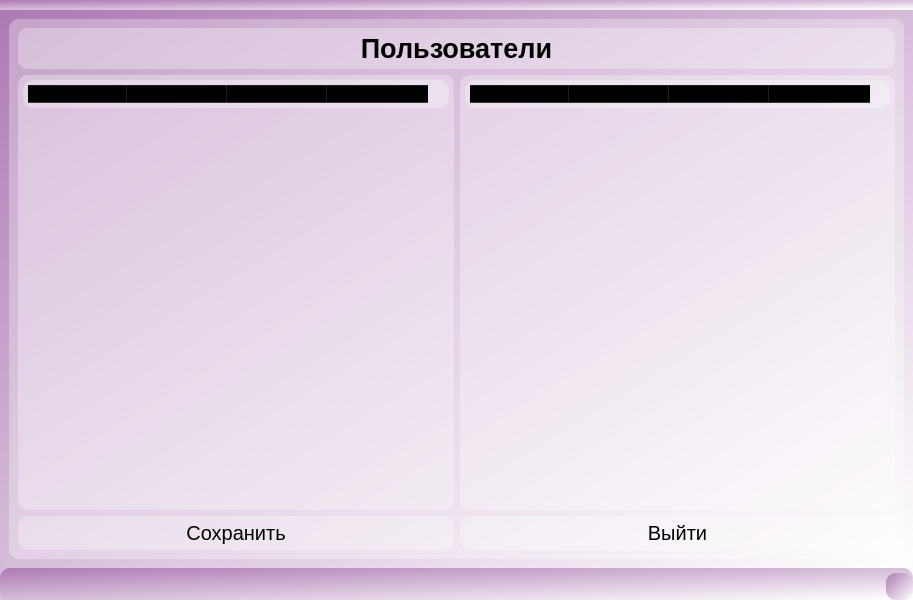
<?xml version="1.0" encoding="UTF-8"?>
<ui version="4.0">
 <class>MainWindow</class>
 <widget class="QMainWindow" name="MainWindow">
  <property name="geometry">
   <rect>
    <x>0</x>
    <y>0</y>
    <width>913</width>
    <height>600</height>
   </rect>
  </property>
  <property name="windowTitle">
   <string>Администртор</string>
  </property>
  <property name="styleSheet">
   <string notr="true">background-color: qlineargradient(spread:pad, x1:0, y1:0, x2:1, y2:1, stop:0 rgba(173, 123, 180, 255), stop:1 rgba(255, 255, 255, 255));
border-radius: 10px;
padding: 5px;</string>
  </property>
  <widget class="QWidget" name="centralwidget">
   <layout class="QHBoxLayout" name="horizontalLayout_2">
    <item>
     <widget class="QWidget" name="widget" native="true">
      <property name="styleSheet">
       <string notr="true">border-radius: 10px;
padding: 5px;
background-color: rgba(255, 255, 255, 75);</string>
      </property>
      <layout class="QVBoxLayout" name="verticalLayout_2">
       <item>
        <layout class="QVBoxLayout" name="verticalLayout">
         <item>
          <layout class="QGridLayout" name="gridLayout">
           <item row="1" column="1">
            <widget class="QTableWidget" name="tableWidget_2">
             <property name="font">
              <font>
               <family>Arial</family>
               <pointsize>15</pointsize>
              </font>
             </property>
             <column>
              <property name="text">
               <string>ID</string>
              </property>
              <property name="font">
               <font>
                <family>Arial</family>
                <pointsize>15</pointsize>
                <weight>75</weight>
                <bold>true</bold>
               </font>
              </property>
             </column>
             <column>
              <property name="text">
               <string>Name</string>
              </property>
              <property name="font">
               <font>
                <family>Arial</family>
                <pointsize>15</pointsize>
                <weight>75</weight>
                <bold>true</bold>
               </font>
              </property>
             </column>
             <column>
              <property name="text">
               <string>Date</string>
              </property>
              <property name="font">
               <font>
                <family>Arial</family>
                <pointsize>15</pointsize>
                <weight>75</weight>
                <bold>true</bold>
               </font>
              </property>
             </column>
             <column>
              <property name="text">
               <string>Rank</string>
              </property>
              <property name="font">
               <font>
                <family>Arial</family>
                <pointsize>15</pointsize>
                <weight>75</weight>
                <bold>true</bold>
               </font>
              </property>
             </column>
            </widget>
           </item>
           <item row="1" column="0">
            <widget class="QTableWidget" name="tableWidget">
             <property name="font">
              <font>
               <family>Arial</family>
               <pointsize>15</pointsize>
              </font>
             </property>
             <property name="styleSheet">
              <string notr="true">background-color: rgba(255, 255, 255, 77);</string>
             </property>
             <column>
              <property name="text">
               <string>ID</string>
              </property>
              <property name="font">
               <font>
                <family>Arial</family>
                <pointsize>15</pointsize>
                <weight>75</weight>
                <bold>true</bold>
               </font>
              </property>
              <property name="textAlignment">
               <set>AlignCenter</set>
              </property>
             </column>
             <column>
              <property name="text">
               <string>Name</string>
              </property>
              <property name="font">
               <font>
                <family>Arial</family>
                <pointsize>15</pointsize>
                <weight>75</weight>
                <bold>true</bold>
               </font>
              </property>
              <property name="textAlignment">
               <set>AlignCenter</set>
              </property>
             </column>
             <column>
              <property name="text">
               <string>Date</string>
              </property>
              <property name="font">
               <font>
                <family>Arial</family>
                <pointsize>15</pointsize>
                <weight>75</weight>
                <bold>true</bold>
               </font>
              </property>
              <property name="textAlignment">
               <set>AlignCenter</set>
              </property>
             </column>
             <column>
              <property name="text">
               <string>Rank</string>
              </property>
              <property name="font">
               <font>
                <family>Arial</family>
                <pointsize>15</pointsize>
                <weight>75</weight>
                <bold>true</bold>
               </font>
              </property>
             </column>
            </widget>
           </item>
           <item row="0" column="0" colspan="2">
            <widget class="QLabel" name="label">
             <property name="font">
              <font>
               <family>Arial</family>
               <pointsize>20</pointsize>
               <weight>75</weight>
               <italic>false</italic>
               <bold>true</bold>
              </font>
             </property>
             <property name="text">
              <string>Пользователи</string>
             </property>
             <property name="alignment">
              <set>Qt::AlignCenter</set>
             </property>
            </widget>
           </item>
          </layout>
         </item>
         <item>
          <layout class="QHBoxLayout" name="horizontalLayout">
           <item>
            <widget class="QPushButton" name="pushButton">
             <property name="font">
              <font>
               <family>Arial</family>
               <pointsize>15</pointsize>
              </font>
             </property>
             <property name="text">
              <string>Сохранить</string>
             </property>
            </widget>
           </item>
           <item>
            <widget class="QPushButton" name="pushButton_2">
             <property name="font">
              <font>
               <family>Arial</family>
               <pointsize>15</pointsize>
               <weight>50</weight>
               <italic>false</italic>
               <bold>false</bold>
              </font>
             </property>
             <property name="text">
              <string>Выйти</string>
             </property>
            </widget>
           </item>
          </layout>
         </item>
        </layout>
       </item>
      </layout>
     </widget>
    </item>
   </layout>
  </widget>
  <widget class="QMenuBar" name="menubar">
   <property name="geometry">
    <rect>
     <x>0</x>
     <y>0</y>
     <width>913</width>
     <height>31</height>
    </rect>
   </property>
  </widget>
  <widget class="QStatusBar" name="statusbar"/>
 </widget>
 <resources/>
 <connections/>
</ui>
